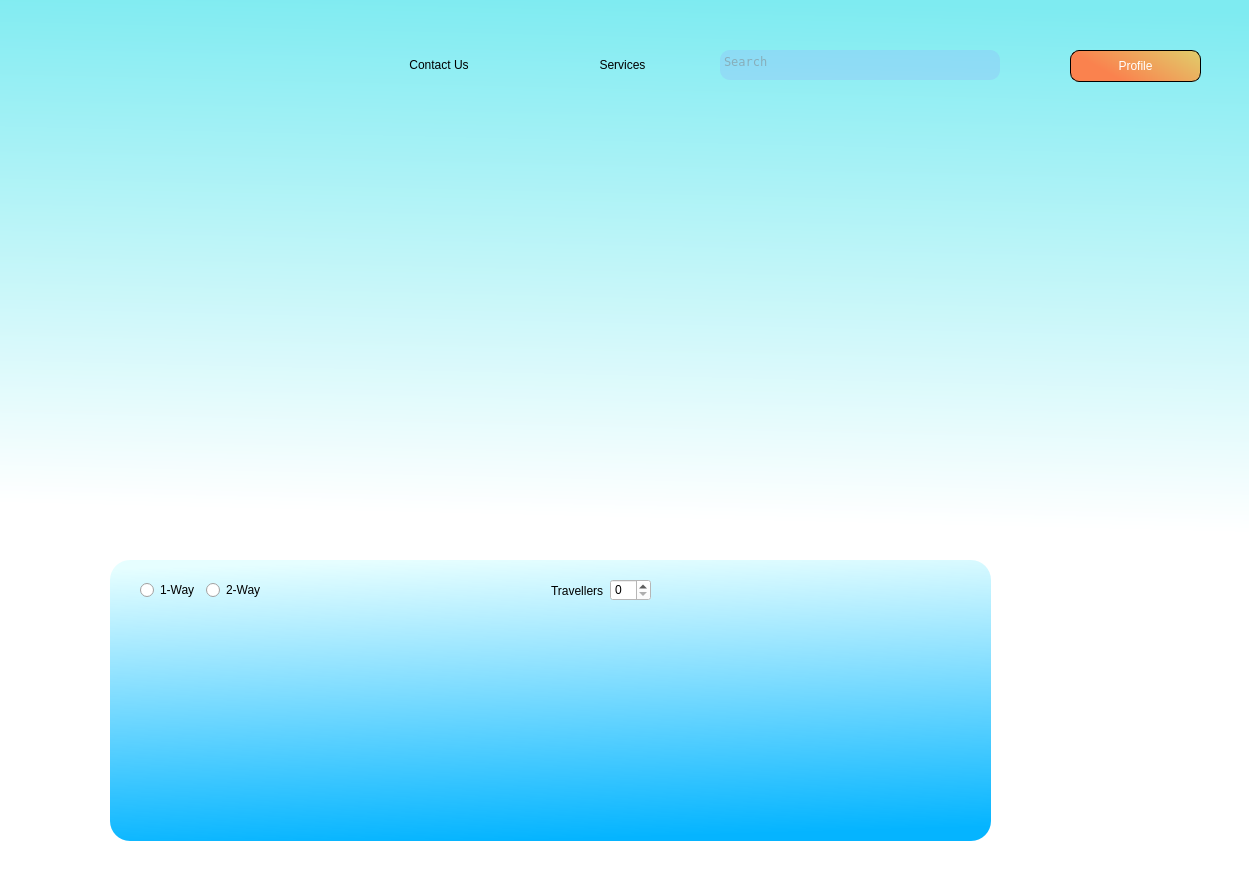
<?xml version="1.0" encoding="UTF-8"?>
<ui version="4.0">
 <class>Booking</class>
 <widget class="QMainWindow" name="Booking">
  <property name="geometry">
   <rect>
    <x>0</x>
    <y>0</y>
    <width>1249</width>
    <height>888</height>
   </rect>
  </property>
  <property name="minimumSize">
   <size>
    <width>1249</width>
    <height>888</height>
   </size>
  </property>
  <property name="windowTitle">
   <string>MainWindow</string>
  </property>
  <property name="styleSheet">
   <string notr="true">.QGridLayout{
	background:none;
}</string>
  </property>
  <widget class="QWidget" name="centralwidget">
   <property name="styleSheet">
    <string notr="true">
	background-color: qlineargradient(spread:pad, x1:0.557, y1:0, x2:0.536946, y2:0.585727, stop:0 rgba(126, 235, 241, 255), stop:1 rgba(255, 255, 255, 255));
	
</string>
   </property>
   <widget class="QLabel" name="Logo">
    <property name="geometry">
     <rect>
      <x>60</x>
      <y>40</y>
      <width>208</width>
      <height>31</height>
     </rect>
    </property>
    <property name="styleSheet">
     <string notr="true">background-repeat:no-repeat;
background:none;
background-image: url(:/images/travelSphere.png);</string>
    </property>
    <property name="text">
     <string/>
    </property>
   </widget>
   <widget class="QPlainTextEdit" name="plainTextEdit">
    <property name="geometry">
     <rect>
      <x>720</x>
      <y>50</y>
      <width>280</width>
      <height>30</height>
     </rect>
    </property>
    <property name="focusPolicy">
     <enum>Qt::ClickFocus</enum>
    </property>
    <property name="styleSheet">
     <string notr="true">background-color: rgba(150, 150, 255,50);
color:grey;
border-radius:10px;
font-family:Andale Mono;</string>
    </property>
    <property name="backgroundVisible">
     <bool>false</bool>
    </property>
    <property name="placeholderText">
     <string>Search</string>
    </property>
   </widget>
   <widget class="QWidget" name="horizontalWidget" native="true">
    <property name="geometry">
     <rect>
      <x>350</x>
      <y>25</y>
      <width>361</width>
      <height>80</height>
     </rect>
    </property>
    <property name="styleSheet">
     <string notr="true">*{color:black;
background:none;}
.QPushButton{
border-radius:2px;
	font: 14pt &quot;Andale Mono&quot;;
}
*:hover{
text-decoration:underline;
	color: rgb(91, 34, 105);
}</string>
    </property>
    <layout class="QHBoxLayout" name="horizontalLayout_3">
     <item>
      <widget class="QPushButton" name="ContactUs_2">
       <property name="text">
        <string>Contact Us</string>
       </property>
      </widget>
     </item>
     <item>
      <widget class="QPushButton" name="Services_2">
       <property name="text">
        <string>Services</string>
       </property>
      </widget>
     </item>
    </layout>
   </widget>
   <widget class="QPushButton" name="pushButton">
    <property name="geometry">
     <rect>
      <x>970</x>
      <y>50</y>
      <width>31</width>
      <height>32</height>
     </rect>
    </property>
    <property name="styleSheet">
     <string notr="true">border-radius:3px;
background-repeat:no-repeat;
background:none;
background-image: url(:/images/icons8-search-30.png);</string>
    </property>
    <property name="text">
     <string/>
    </property>
   </widget>
   <widget class="QPushButton" name="Profile">
    <property name="geometry">
     <rect>
      <x>1070</x>
      <y>50</y>
      <width>131</width>
      <height>32</height>
     </rect>
    </property>
    <property name="styleSheet">
     <string notr="true">*{
border-radius:9px;
	background-color: qlineargradient(spread:pad, x1:0.0788177, y1:0.380682, x2:1, y2:0, stop:0.0640394 rgba(250, 130, 78, 255), stop:1 rgba(224, 206, 107, 255));
color:white;
	font: 13pt &quot;Monaco&quot;;
	border-color: rgb(0,0,0);
  border-style: solid;
  border-width: 1px;

}

*:hover{
color:#F5E0E0;
}</string>
    </property>
    <property name="text">
     <string>Profile</string>
    </property>
   </widget>
   <widget class="QWidget" name="gridWidget" native="true">
    <property name="geometry">
     <rect>
      <x>110</x>
      <y>160</y>
      <width>881</width>
      <height>381</height>
     </rect>
    </property>
    <property name="styleSheet">
     <string notr="true">background:none;</string>
    </property>
    <layout class="QGridLayout" name="gridLayout">
     <item row="1" column="0">
      <layout class="QVBoxLayout" name="verticalLayout_2">
       <item>
        <layout class="QHBoxLayout" name="horizontalLayout_4">
         <item>
          <widget class="QLabel" name="label_7">
           <property name="styleSheet">
            <string notr="true">background-image: url(:/images/booking4.jpeg);
background-repeat:no-repeat;
border-radius:30px;</string>
           </property>
           <property name="text">
            <string/>
           </property>
          </widget>
         </item>
         <item>
          <widget class="QLabel" name="label_8">
           <property name="styleSheet">
            <string notr="true">background-image: url(:/images/booking8.jpeg);
background-repeat:no-repeat;
border-radius:30px;</string>
           </property>
           <property name="text">
            <string/>
           </property>
          </widget>
         </item>
         <item>
          <widget class="QLabel" name="label_6">
           <property name="styleSheet">
            <string notr="true">background-image: url(:/images/booking7.jpeg);
background-repeat:no-repeat;
border-radius:30px;</string>
           </property>
           <property name="text">
            <string/>
           </property>
          </widget>
         </item>
        </layout>
       </item>
      </layout>
     </item>
     <item row="0" column="0">
      <widget class="QFrame" name="verticalFrame">
       <layout class="QVBoxLayout" name="verticalLayout">
        <item>
         <layout class="QHBoxLayout" name="horizontalLayout">
          <item>
           <widget class="QLabel" name="label_5">
            <property name="styleSheet">
             <string notr="true">background-image: url(:/images/booking6.jpeg);
background-repeat:no-repeat;
border-radius:30px;</string>
            </property>
            <property name="text">
             <string/>
            </property>
           </widget>
          </item>
          <item>
           <widget class="QLabel" name="label_2">
            <property name="styleSheet">
             <string notr="true">background-image: url(:/images/booking3.jpeg);
background-repeat:no-repeat;
border-radius:30px;</string>
            </property>
            <property name="text">
             <string/>
            </property>
           </widget>
          </item>
          <item>
           <widget class="QLabel" name="label_4">
            <property name="styleSheet">
             <string notr="true">background-image:url(:/images/booking5.jpeg);
background-repeat:no-repeat;
border-radius:30px;</string>
            </property>
            <property name="text">
             <string/>
            </property>
           </widget>
          </item>
         </layout>
        </item>
       </layout>
      </widget>
     </item>
    </layout>
   </widget>
   <widget class="QLabel" name="label">
    <property name="geometry">
     <rect>
      <x>110</x>
      <y>560</y>
      <width>881</width>
      <height>281</height>
     </rect>
    </property>
    <property name="styleSheet">
     <string notr="true">background-color: qlineargradient(spread:pad, x1:0.325123, y1:0, x2:0.418719, y2:1, stop:0 rgba(0, 246, 255, 25), stop:1 rgba(0, 179, 255, 250));
border-radius:20px;</string>
    </property>
    <property name="text">
     <string/>
    </property>
   </widget>
   <widget class="QWidget" name="horizontalWidget_3" native="true">
    <property name="geometry">
     <rect>
      <x>140</x>
      <y>560</y>
      <width>511</width>
      <height>61</height>
     </rect>
    </property>
    <property name="styleSheet">
     <string notr="true">background:none;</string>
    </property>
    <layout class="QHBoxLayout" name="horizontalLayout_5">
     <item>
      <widget class="QRadioButton" name="radioButton">
       <property name="styleSheet">
        <string notr="true">background-color: none;
color:black;</string>
       </property>
       <property name="text">
        <string>1-Way</string>
       </property>
      </widget>
     </item>
     <item>
      <widget class="QRadioButton" name="radioButton_2">
       <property name="styleSheet">
        <string notr="true">background-color: none;
color:black;</string>
       </property>
       <property name="text">
        <string>2-Way</string>
       </property>
      </widget>
     </item>
     <item>
      <spacer name="horizontalSpacer">
       <property name="orientation">
        <enum>Qt::Horizontal</enum>
       </property>
       <property name="sizeHint" stdset="0">
        <size>
         <width>40</width>
         <height>20</height>
        </size>
       </property>
      </spacer>
     </item>
     <item>
      <widget class="QLabel" name="label_3">
       <property name="styleSheet">
        <string notr="true">background:none;
color:black;</string>
       </property>
       <property name="text">
        <string>Travellers</string>
       </property>
      </widget>
     </item>
     <item>
      <widget class="QSpinBox" name="spinBox">
       <property name="styleSheet">
        <string notr="true">color:black;
background:white;</string>
       </property>
      </widget>
     </item>
    </layout>
   </widget>
  </widget>
 </widget>
 <resources/>
 <connections/>
</ui>
